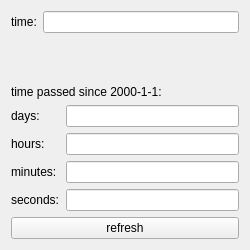
<?xml version="1.0" encoding="UTF-8"?>
<ui version="4.0">
 <class>lab6</class>
 <widget class="QMainWindow" name="lab6">
  <property name="geometry">
   <rect>
    <x>0</x>
    <y>0</y>
    <width>250</width>
    <height>250</height>
   </rect>
  </property>
  <property name="sizePolicy">
   <sizepolicy hsizetype="Fixed" vsizetype="Fixed">
    <horstretch>0</horstretch>
    <verstretch>250</verstretch>
   </sizepolicy>
  </property>
  <property name="minimumSize">
   <size>
    <width>250</width>
    <height>250</height>
   </size>
  </property>
  <property name="maximumSize">
   <size>
    <width>250</width>
    <height>250</height>
   </size>
  </property>
  <property name="windowTitle">
   <string>lab8</string>
  </property>
  <widget class="QWidget" name="centralWidget">
   <layout class="QVBoxLayout" name="verticalLayout_2">
    <item>
     <layout class="QVBoxLayout" name="verticalLayout">
      <item>
       <layout class="QHBoxLayout" name="horizontalLayout">
        <item>
         <widget class="QLabel" name="label">
          <property name="text">
           <string>time:</string>
          </property>
         </widget>
        </item>
        <item>
         <widget class="QLineEdit" name="le_cts">
          <property name="readOnly">
           <bool>true</bool>
          </property>
         </widget>
        </item>
       </layout>
      </item>
      <item>
       <spacer name="verticalSpacer">
        <property name="orientation">
         <enum>Qt::Vertical</enum>
        </property>
        <property name="sizeHint" stdset="0">
         <size>
          <width>20</width>
          <height>40</height>
         </size>
        </property>
       </spacer>
      </item>
      <item>
       <widget class="QLabel" name="label_2">
        <property name="text">
         <string>time passed since 2000-1-1:</string>
        </property>
       </widget>
      </item>
     </layout>
    </item>
    <item>
     <layout class="QGridLayout" name="gridLayout">
      <item row="1" column="0">
       <widget class="QLabel" name="label_4">
        <property name="text">
         <string>hours:</string>
        </property>
       </widget>
      </item>
      <item row="3" column="0">
       <widget class="QLabel" name="label_6">
        <property name="text">
         <string>seconds:</string>
        </property>
       </widget>
      </item>
      <item row="2" column="0">
       <widget class="QLabel" name="label_5">
        <property name="text">
         <string>minutes:</string>
        </property>
       </widget>
      </item>
      <item row="0" column="0">
       <widget class="QLabel" name="label_3">
        <property name="text">
         <string>days:</string>
        </property>
       </widget>
      </item>
      <item row="0" column="1">
       <widget class="QLineEdit" name="le_d"/>
      </item>
      <item row="1" column="1">
       <widget class="QLineEdit" name="le_h"/>
      </item>
      <item row="2" column="1">
       <widget class="QLineEdit" name="le_m"/>
      </item>
      <item row="3" column="1">
       <widget class="QLineEdit" name="le_s"/>
      </item>
     </layout>
    </item>
    <item>
     <widget class="QPushButton" name="btn_run">
      <property name="text">
       <string>refresh</string>
      </property>
     </widget>
    </item>
   </layout>
  </widget>
 </widget>
 <layoutdefault spacing="6" margin="11"/>
 <resources/>
 <connections/>
</ui>
